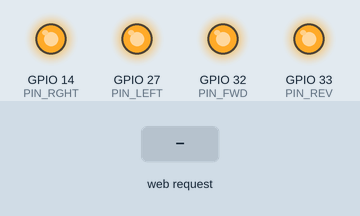
The sketch below on a simulated ESP32. On the bench: output pins drawn as LEDs (lit = HIGH). The inputs (shaded band) are chosen by the test bench. Pins used as bus, display or sensor lines are not drawn; what the sketch prints to the serial monitor is not drawn.

Above: at 1.2 s.
1.3 s: HTTP request GET /c?t=120 received
At 1.5 s:
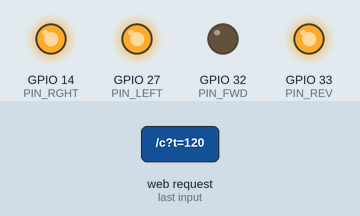
3.2 s: HTTP request GET /c?s=120 received
At 3.4 s:
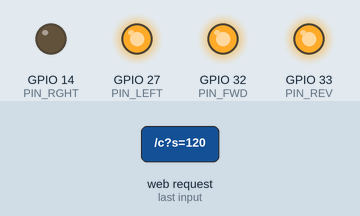
5.1 s: HTTP request GET /c?t=120&s=120&b=120 received
At 5.3 s:
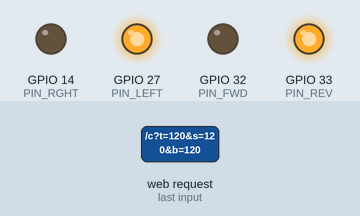
Timing chart, 0 to 8.1 s (numbered marks = the images above; inputs shaded):
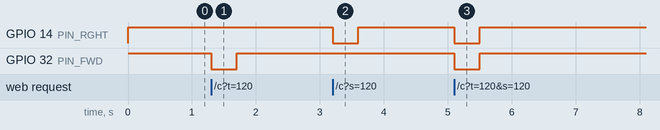

Measured:
- after the input at 1.3 s, GPIO 32 (PIN_FWD): HIGH → LOW at once, → HIGH 0.40 s later
- after the input at 3.2 s, GPIO 14 (PIN_RGHT): HIGH → LOW at once, → HIGH 0.40 s later
- after the input at 5.1 s, GPIO 14 (PIN_RGHT), GPIO 32 (PIN_FWD): HIGH → LOW at once, → HIGH 0.40 s later

The sketch:

esp32_remote_sim.ino
```cpp
/* =============================================================
   ESP32 -> RC remote button simulator
   -------------------------------------------------------------
   The original remote keeps transmitting on its own. The ESP32
   only closes its switch contacts. Nothing about the A7105 link
   is touched.

   Simulates two single-axis joysticks plus one trigger button.
   Phone joins the ESP32's WiFi, opens http://192.168.4.1.

   -------------------------------------------------------------
   OUTPUTS

     GPIO 32 -> throttle forward
     GPIO 33 -> throttle reverse
     GPIO 27 -> steering left
     GPIO 14 -> steering right
     GPIO 13 -> trigger

   Left deliberately free:
     GPIO 5/18/19/23 - the VSPI set, if you later add an A7105
     GPIO 25/26      - the DACs, if a control turns out to be a pot

   -------------------------------------------------------------
   WIRING — one optocoupler per control, across the switch

     ESP32 GPIO --[ 220R ]-- PC817 pin 1 (LED anode)
     ESP32 GND ------------- PC817 pin 2 (LED cathode)
     PC817 pin 4 (collector) - one side of the remote's switch
     PC817 pin 3 (emitter) --- other side of the remote's switch

   Solder across the switch, not in place of it. The remote's own
   buttons keep working, which makes it obvious whether a failure
   is your side or the remote's.

   The opto isolates the two supplies, so it doesn't matter what
   voltage the remote runs at or which side of its switch is
   ground. If a control refuses to trigger, swap that opto's
   pins 3 and 4 — some switches sit on the high side.

   A 4- or 8-channel opto breakout board works fine and saves
   building five of these. Check whether its inputs are active
   high or active low and set ACTIVE_HIGH to match.
   ============================================================= */

#include <WiFi.h>
#include <WebServer.h>

const char* AP_SSID = "ESP32-RC-Sim";
const char* AP_PASS = "drive1234";      // min 8 chars, or "" for open

const int PIN_FWD  = 32;
const int PIN_REV  = 33;
const int PIN_LEFT = 27;
const int PIN_RGHT = 14;
const int PIN_TRIG = 13;

// True if driving an optocoupler LED directly. Set false for relay
// or opto boards with active-low inputs.
const bool ACTIVE_HIGH = false;

// Stick travel (%) before a direction asserts. The controls are
// on/off, so this is just how far you push before it fires.
const int DEADZONE = 25;

const int FAILSAFE_MS = 400;   // release everything if the phone goes quiet

// The remote only knows on and off. Pulsing a contact faster than
// the eye and slower than the RF frame (~20ms) fakes a throttle.
// Off by default so testing shows exactly what you asked for.
const bool SOFT_PWM = false;
const int  SOFT_PERIOD_MS = 80;

// Trigger held vs toggled. The web UI can override this per press.
const bool TRIGGER_LATCHES = false;

WebServer server(80);
unsigned long lastCmd = 0;

int  thr = 0;          // -100 (reverse) .. +100 (forward)
int  str = 0;          // -100 (left)    .. +100 (right)
bool trig = false;

bool outState[5] = {false, false, false, false, false};   // F R L R T

// --------------------------- outputs ---------------------------

inline void writePin(int pin, bool on) {
  digitalWrite(pin, on == ACTIVE_HIGH ? HIGH : LOW);
}

void applyOutputs() {
  int phase = SOFT_PWM ? (int)((millis() % SOFT_PERIOD_MS) * 100 / SOFT_PERIOD_MS)
                       : -1;

  int athr = abs(thr), astr = abs(str);
  bool thrLive = athr >= DEADZONE && (!SOFT_PWM || phase < athr);
  bool strLive = astr >= DEADZONE && (!SOFT_PWM || phase < astr);

  // Opposing directions are never asserted together — on some
  // remotes that's an undefined code, on others a dead short.
  outState[0] = thrLive && thr > 0;
  outState[1] = thrLive && thr < 0;
  outState[2] = strLive && str < 0;
  outState[3] = strLive && str > 0;
  outState[4] = trig;

  writePin(PIN_FWD,  outState[0]);
  writePin(PIN_REV,  outState[1]);
  writePin(PIN_LEFT, outState[2]);
  writePin(PIN_RGHT, outState[3]);
  writePin(PIN_TRIG, outState[4]);
}

void releaseAll() {
  thr = 0; str = 0; trig = false;
  applyOutputs();
}

// ------------------------- control page -------------------------

const char PAGE[] PROGMEM = R"HTML(<!DOCTYPE html><html><head>
<meta name="viewport" content="width=device-width,initial-scale=1,maximum-scale=1,user-scalable=no">
<title>RC Sim</title><style>
*{box-sizing:border-box;margin:0;padding:0;-webkit-user-select:none;user-select:none;
  -webkit-tap-highlight-color:transparent}
html,body{height:100%;overflow:hidden;background:#0e1013;color:#e8eaed;
  font:500 14px/1.4 ui-monospace,SFMono-Regular,Menlo,monospace}
body{display:flex;flex-direction:column;align-items:center;gap:14px;
  padding:14px 12px 20px;touch-action:none}
header{display:flex;align-items:center;gap:9px;letter-spacing:.14em;
  font-size:11px;text-transform:uppercase;color:#7d848c}
#dot{width:8px;height:8px;border-radius:50%;background:#39d353;
  box-shadow:0 0 9px #39d353;transition:background .2s,box-shadow .2s}
#dot.bad{background:#f0503a;box-shadow:0 0 9px #f0503a}

.lbl{font-size:10px;letter-spacing:.16em;text-transform:uppercase;
  color:#666d75;text-align:center;margin-bottom:5px}

.track{position:relative;background:#171b1f;border:1px solid #262b31;
  touch-action:none;overflow:hidden}
/* the shaded band is the deadzone — inside it, nothing fires */
.track::before{content:"";position:absolute;background:#1e2429}
#thrTrack{width:104px;height:190px;border-radius:52px}
#thrTrack::before{left:0;right:0;top:37.5%;height:25%}
#strTrack{width:280px;height:96px;border-radius:48px}
#strTrack::before{top:0;bottom:0;left:37.5%;width:25%}

.knob{position:absolute;left:50%;top:50%;width:74px;height:74px;
  margin:-37px 0 0 -37px;border-radius:50%;background:#e8eaed;
  box-shadow:0 5px 16px rgba(0,0,0,.65);transition:transform .13s ease-out}
.knob.live{transition:none}

#trig{width:280px;height:58px;border-radius:14px;background:#171b1f;
  border:1px solid #262b31;color:#9aa2aa;font:600 12px/58px ui-monospace,monospace;
  letter-spacing:.2em;text-align:center;touch-action:none}
#trig.on{background:#e8eaed;color:#0e1013;border-color:#e8eaed}

.latch{display:flex;align-items:center;gap:7px;font-size:10px;
  letter-spacing:.12em;text-transform:uppercase;color:#666d75}
.latch input{width:15px;height:15px;accent-color:#e8eaed}

#leds{display:flex;gap:8px;margin-top:2px}
.led{display:flex;flex-direction:column;align-items:center;gap:5px;
  font-size:9px;letter-spacing:.1em;color:#5a6067}
.led i{width:26px;height:5px;border-radius:3px;background:#262b31;
  display:block;transition:background .06s}
.led.on i{background:#39d353;box-shadow:0 0 8px #39d353}
</style></head><body>

<header><span id="dot"></span><span id="status">connected</span></header>

<div>
  <div class="lbl">throttle</div>
  <div class="track" id="thrTrack"><div class="knob" id="thrKnob"></div></div>
</div>

<div>
  <div class="lbl">steering</div>
  <div class="track" id="strTrack"><div class="knob" id="strKnob"></div></div>
</div>

<div id="trig">TRIGGER</div>
<label class="latch"><input type="checkbox" id="latch"> latch</label>

<div id="leds">
  <div class="led" id="l0"><i></i>FWD</div>
  <div class="led" id="l1"><i></i>REV</div>
  <div class="led" id="l2"><i></i>LEFT</div>
  <div class="led" id="l3"><i></i>RGHT</div>
  <div class="led" id="l4"><i></i>TRIG</div>
</div>

<script>
var busy=false, trig=false;

// Generic single-axis stick. Springs back to centre on release.
function makeAxis(trackId, knobId, vertical){
  var track=document.getElementById(trackId), knob=document.getElementById(knobId);
  var drag=false, val=0;

  function travel(){
    var r=track.getBoundingClientRect();
    var span = vertical ? r.height : r.width;
    var size = vertical ? knob.offsetHeight : knob.offsetWidth;
    return (span - size)/2 - 4;
  }
  function place(e){
    var r=track.getBoundingClientRect(), T=travel();
    var d = vertical ? e.clientY-(r.top+r.height/2)
                     : e.clientX-(r.left+r.width/2);
    if(d> T) d= T;
    if(d<-T) d=-T;
    knob.style.transform = vertical ? 'translateY('+d+'px)' : 'translateX('+d+'px)';
    // up and right are positive
    val = Math.round((vertical ? -d : d)/T*100);
  }
  function release(){
    drag=false; val=0;
    knob.classList.remove('live');
    knob.style.transform='translate(0,0)';
    send();
  }
  track.addEventListener('pointerdown',function(e){
    drag=true; knob.classList.add('live');
    track.setPointerCapture(e.pointerId); place(e);
  });
  track.addEventListener('pointermove',function(e){ if(drag) place(e); });
  track.addEventListener('pointerup',release);
  track.addEventListener('pointercancel',release);

  return { get:function(){ return val; } };
}

var thrAxis = makeAxis('thrTrack','thrKnob',true);
var strAxis = makeAxis('strTrack','strKnob',false);

var trigEl=document.getElementById('trig'), latchEl=document.getElementById('latch');
function paintTrig(){ trigEl.classList.toggle('on',trig); }

trigEl.addEventListener('pointerdown',function(e){
  trigEl.setPointerCapture(e.pointerId);
  trig = latchEl.checked ? !trig : true;
  paintTrig(); send();
});
trigEl.addEventListener('pointerup',function(){
  if(!latchEl.checked){ trig=false; paintTrig(); send(); }
});
trigEl.addEventListener('pointercancel',function(){
  if(!latchEl.checked){ trig=false; paintTrig(); send(); }
});

// Indicators show what the ESP32 actually asserted, echoed back
// from the board — not what the browser thinks it sent.
function paintLeds(s){
  for(var i=0;i<5;i++){
    document.getElementById('l'+i).classList.toggle('on', s.charAt(i)==='1');
  }
}

function send(){
  if(busy) return;
  busy=true;
  fetch('/c?t='+thrAxis.get()+'&s='+strAxis.get()+'&b='+(trig?1:0))
    .then(function(r){ return r.text(); })
    .then(function(txt){
      document.getElementById('dot').className='';
      document.getElementById('status').textContent='connected';
      paintLeds(txt);
    })
    .catch(function(){
      document.getElementById('dot').className='bad';
      document.getElementById('status').textContent='signal lost';
      paintLeds('00000');
    })
    .then(function(){ busy=false; });
}

// ~14 sends/sec, doubling as the heartbeat
setInterval(send,70);
</script></body></html>)HTML";

// --------------------------- handlers ---------------------------

void handleRoot() { server.send_P(200, "text/html", PAGE); }

void handleCmd() {
  thr  = constrain(server.hasArg("t") ? server.arg("t").toInt() : 0, -100, 100);
  str  = constrain(server.hasArg("s") ? server.arg("s").toInt() : 0, -100, 100);
  trig = server.hasArg("b") && server.arg("b").toInt() != 0;
  lastCmd = millis();

  applyOutputs();

  // Echo the real pin states back so the UI shows the board's
  // view, not the browser's guess.
  char s[6];
  for (int i = 0; i < 5; i++) s[i] = outState[i] ? '1' : '0';
  s[5] = '\0';
  server.send(200, "text/plain", s);
}

// ----------------------------- setup -----------------------------

void setup() {
  Serial.begin(115200);

  int pins[] = {PIN_FWD, PIN_REV, PIN_LEFT, PIN_RGHT, PIN_TRIG};
  for (int p : pins) pinMode(p, OUTPUT);
  releaseAll();

  WiFi.mode(WIFI_AP);
  WiFi.softAP(AP_SSID, AP_PASS);
  Serial.print("Join \"");
  Serial.print(AP_SSID);
  Serial.print("\" then open http://");
  Serial.println(WiFi.softAPIP());   // 192.168.4.1

  server.on("/", handleRoot);
  server.on("/c", handleCmd);
  server.onNotFound(handleRoot);
  server.begin();

  lastCmd = millis();
}

void loop() {
  server.handleClient();

  if (millis() - lastCmd > FAILSAFE_MS) releaseAll();

  applyOutputs();   // must run continuously for soft PWM
}

/* =============================================================
   BRING-UP

   Do this before wiring anything to the remote. Put an LED and a
   1k resistor from each output pin to GND, flash, and work the
   UI. The five indicators on the page should track the LEDs
   exactly. That proves the whole chain without risking the
   remote.

   Then wire the optos and test with the car up on a block:

   1. Push throttle up -> car goes forward.
      Goes backwards -> swap PIN_FWD and PIN_REV.
   2. Push steering right -> car turns right.
      Turns the wrong way -> swap PIN_LEFT and PIN_RGHT.
   3. Nothing at all, but the page indicator lights -> the ESP32
      side is fine. Press the remote's own button while watching;
      if that works, swap the opto's pins 3 and 4.
   4. Control fires too easily or too late -> adjust DEADZONE.
      The shaded band on each track shows it on screen.
   5. Want a throttle instead of full-speed-only -> set
      SOFT_PWM = true. If the car stutters or the remote's LED
      flickers, raise SOFT_PERIOD_MS to 120 or 160.

   -------------------------------------------------------------
   ADDING MORE CONTROLS

   If the remote turns out to have more buttons, each one needs:
     - a pin constant up top
     - a slot in outState[] and the arrays in applyOutputs/setup
     - a query arg in handleCmd
     - a button and an indicator in the page

   Safe spare output pins: 4, 16, 17, 21, 22. Avoid 0, 2, 12 and
   15 (strapping pins, they affect boot) and 34-39 (input only).
   ============================================================= */
```
